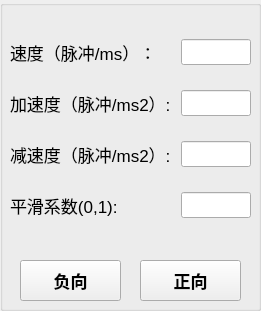
     <widget class="QGroupBox" name="jogControl">
      <property name="geometry">
       <rect>
        <x>310</x>
        <y>620</y>
        <width>261</width>
        <height>311</height>
       </rect>
      </property>
      <property name="title">
       <string/>
      </property>
      <widget class="QWidget" name="layoutWidget">
       <property name="geometry">
        <rect>
         <x>10</x>
         <y>20</y>
         <width>241</width>
         <height>221</height>
        </rect>
       </property>
       <layout class="QGridLayout" name="gridLayout">
        <property name="horizontalSpacing">
         <number>10</number>
        </property>
        <item row="1" column="0">
         <widget class="QLabel" name="label_2">
          <property name="font">
           <font>
            <pointsize>13</pointsize>
           </font>
          </property>
          <property name="text">
           <string>加速度（脉冲/ms2）:</string>
          </property>
         </widget>
        </item>
        <item row="2" column="1">
         <widget class="QLineEdit" name="jogDecelerationSpeed">
          <property name="font">
           <font>
            <pointsize>11</pointsize>
           </font>
          </property>
         </widget>
        </item>
        <item row="3" column="0">
         <widget class="QLabel" name="label_18">
          <property name="font">
           <font>
            <pointsize>13</pointsize>
           </font>
          </property>
          <property name="text">
           <string>平滑系数(0,1):</string>
          </property>
         </widget>
        </item>
        <item row="1" column="1">
         <widget class="QLineEdit" name="jogAcceleratedSpeed">
          <property name="font">
           <font>
            <pointsize>11</pointsize>
           </font>
          </property>
         </widget>
        </item>
        <item row="0" column="1">
         <widget class="QLineEdit" name="jogSpeed">
          <property name="font">
           <font>
            <pointsize>11</pointsize>
           </font>
          </property>
         </widget>
        </item>
        <item row="2" column="0">
         <widget class="QLabel" name="label">
          <property name="font">
           <font>
            <pointsize>13</pointsize>
           </font>
          </property>
          <property name="text">
           <string>减速度（脉冲/ms2）:</string>
          </property>
         </widget>
        </item>
        <item row="3" column="1">
         <widget class="QLineEdit" name="jogSmooth">
          <property name="font">
           <font>
            <pointsize>11</pointsize>
           </font>
          </property>
         </widget>
        </item>
        <item row="0" column="0">
         <widget class="QLabel" name="label_3">
          <property name="font">
           <font>
            <pointsize>13</pointsize>
           </font>
          </property>
          <property name="text">
           <string>速度（脉冲/ms）：</string>
          </property>
         </widget>
        </item>
       </layout>
      </widget>
      <widget class="QPushButton" name="jogBackwardMove">
       <property name="geometry">
        <rect>
         <x>20</x>
         <y>260</y>
         <width>101</width>
         <height>41</height>
        </rect>
       </property>
       <property name="minimumSize">
        <size>
         <width>0</width>
         <height>35</height>
        </size>
       </property>
       <property name="font">
        <font>
         <pointsize>13</pointsize>
         <weight>75</weight>
         <bold>true</bold>
        </font>
       </property>
       <property name="text">
        <string>负向</string>
       </property>
      </widget>
      <widget class="QPushButton" name="jogForwardwardMove">
       <property name="geometry">
        <rect>
         <x>140</x>
         <y>260</y>
         <width>101</width>
         <height>41</height>
        </rect>
       </property>
       <property name="minimumSize">
        <size>
         <width>0</width>
         <height>35</height>
        </size>
       </property>
       <property name="font">
        <font>
         <pointsize>13</pointsize>
         <weight>75</weight>
         <bold>true</bold>
        </font>
       </property>
       <property name="text">
        <string>正向</string>
       </property>
      </widget>
     </widget>
